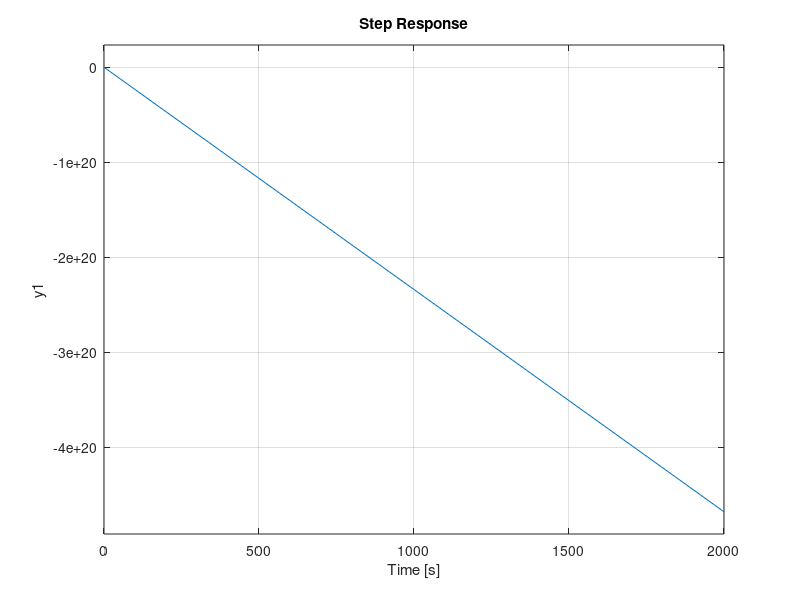

The MATLAB script that drew this image:
clc
close all
clear all

pkg load control


num1 = [0 0 0.25 1.175 1.75 2.701 2.401 0.7016 0.0011 0.00028 0];

num2 = -0.2* [0 0.25 2.35 8.173 13.16 10.75 6.065 2.894 0.7024 0.001156 0.00028];

num3 = num1 +num2;

den = [0.25 2.35 8.173 13.16 10.75 6.065 2.894 0.7024 0.001156 0.00028 0];

sys = tf(num3, den)

sys2 = tf([0 1],[1 0]);

step(sys/sys2,[0,2000])